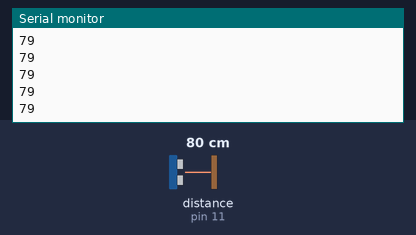
Simulated run of this sketch. Board: Arduino Uno, built with avr-gcc and run on an emulated ATmega328P. Shown: the last lines printed to the serial monitor. Wiring (inferred from the names in the program): ultrasonic range finder: trigger pin 12; echo pin 11. The inputs (shaded band) are chosen by the test bench; at power-on: distance to the obstacle (sensor on pin 11) 80 cm. The echo pulse lasts 58.3 µs per cm.

Above: at 1.2 s.
1.3 s: distance to the obstacle (sensor on pin 11) set to 2 cm
At 1.37 s:
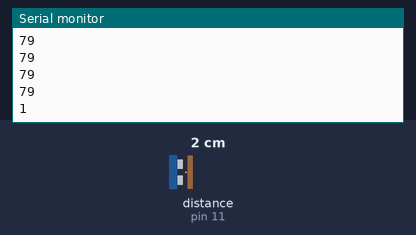
2.8 s: distance to the obstacle (sensor on pin 11) set to 4 cm
At 2.89 s:
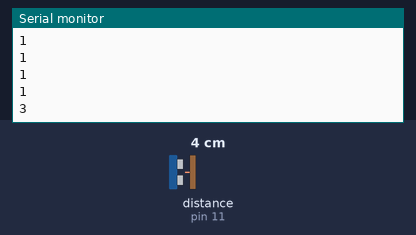
Timing chart, 0 to 5.8 s (numbered marks = the images above; inputs shaded):
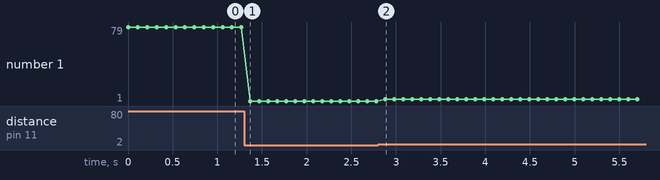

Measured:
- after the input at 1.3 s, the serial monitor: prints a new line after 0.07 s (image 1)
- after the input at 2.8 s, the serial monitor: prints a new line after 0.08 s (image 2)
- plotted number 1: 79 → 1 after the input at 1.3 s, 1 → 3 after the input at 2.8 s

The sketch:

distanceSensorAF.ino
```cpp
#define ECho 11
#define Trig 12//запускмает сигнал при подаче 5 вольт


void setup() {

  pinMode(Trig, OUTPUT);
  pinMode(ECho, INPUT);
  Serial.begin(9600);
}

void loop() {
   int duration, distance;
   digitalWrite(Trig, HIGH);
   delayMicroseconds(10);
   digitalWrite(Trig, LOW);
   //длительность сигнала поступающего с Eсho
   duration = pulseIn(ECho, HIGH);
   //рассчитываем растояние в санти-ах
   distance = duration / 58.2;
   Serial.println(distance);
   delay(100);

}
```
